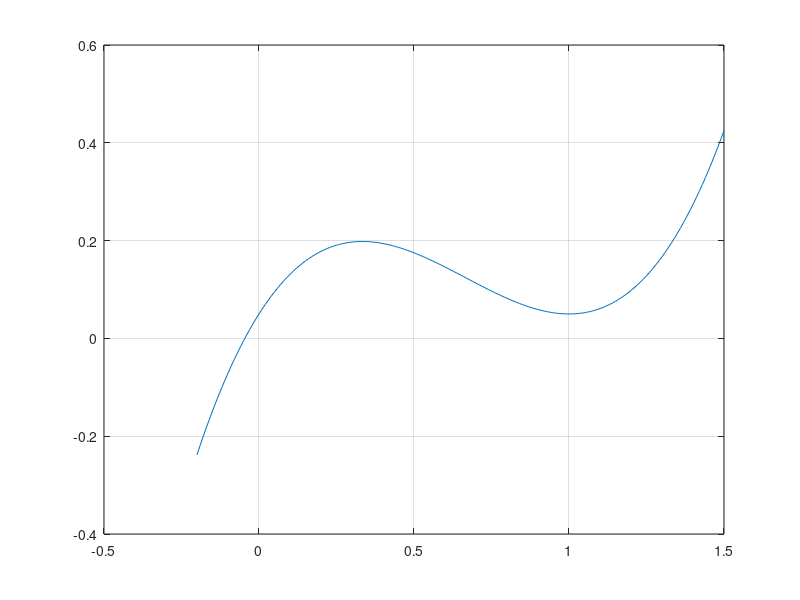

The MATLAB script that drew this image: (Note: this script raises an error after producing the figure.)
clear all;
close all;

a= 0.05;

x = -0.2:0.01:1.5;
y = a + (x.*((x-1).^2));

figure();
plot(x,y);
grid on;
ans121 = sln(1.01,12)


a= 0.1;

x = -0.2:0.01:1.5;
y = a + (x.*((x-1).^2));

figure()
plot(x,y);
grid on;


ans122 = sln(1.01,13)



a= 0;

x = -0.2:0.01:1.5;
y = a + (x.*((x-1).^2));

figure()
plot(x,y);
grid on;


ans123 = sln(1.01,14)

